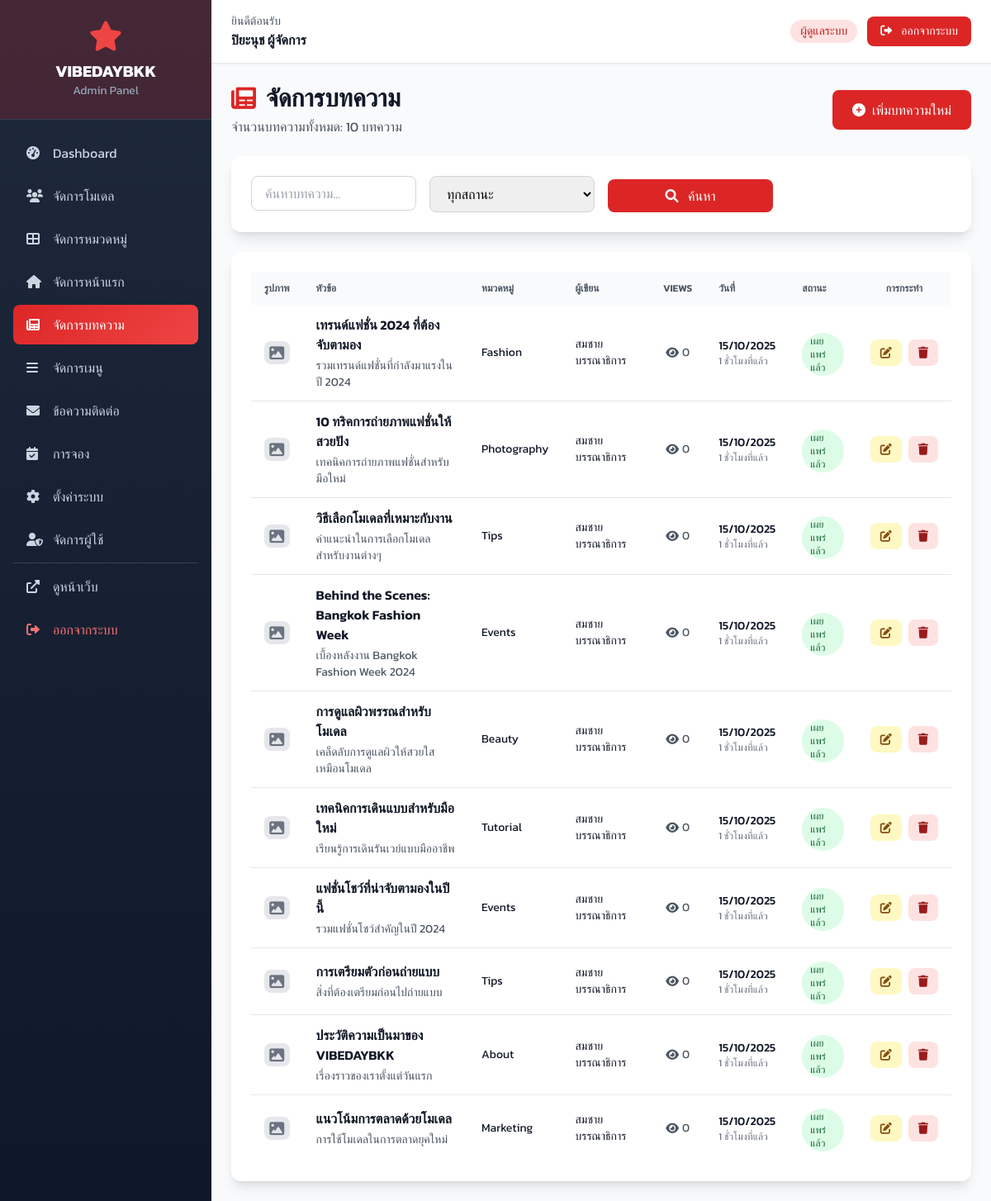
Page /admin/articles/index.php (signed in) on the committed database.
### tables this page shows
CREATE TABLE IF NOT EXISTS articles (
    id INT AUTO_INCREMENT PRIMARY KEY,
    title VARCHAR(255) NOT NULL,
    slug VARCHAR(255) NOT NULL UNIQUE,
    excerpt TEXT,
    content LONGTEXT NOT NULL,
    featured_image VARCHAR(255),
    category VARCHAR(100),
    author_id INT,
    read_time INT DEFAULT 5,
    view_count INT DEFAULT 0,
    status ENUM('draft', 'published', 'archived') DEFAULT 'draft',
    published_at DATETIME,
    created_at TIMESTAMP DEFAULT CURRENT_TIMESTAMP,
    updated_at TIMESTAMP DEFAULT CURRENT_TIMESTAMP ON UPDATE CURRENT_TIMESTAMP,
    FOREIGN KEY (author_id) REFERENCES users(id) ON DELETE SET NULL
);

CREATE TABLE IF NOT EXISTS users (
    id INT AUTO_INCREMENT PRIMARY KEY,
    username VARCHAR(50) NOT NULL UNIQUE,
    password VARCHAR(255) NOT NULL,
    full_name VARCHAR(100) NOT NULL,
    email VARCHAR(100) NOT NULL,
    role ENUM('admin', 'editor') DEFAULT 'editor',
    status ENUM('active', 'inactive') DEFAULT 'active',
    last_login DATETIME NULL,
    created_at TIMESTAMP DEFAULT CURRENT_TIMESTAMP,
    updated_at TIMESTAMP DEFAULT CURRENT_TIMESTAMP ON UPDATE CURRENT_TIMESTAMP
);

### includes/functions.php (called while the page is built, shortened)
<?php
function format_date_thai($date, $format = 'd/m/Y') {
    return date($format, strtotime($date));
}
function time_ago($datetime) {
    $timestamp = strtotime($datetime);
    $diff = time() - $timestamp;
    if ($diff < 60) {
        return 'เมื่อสักครู่';
    } elseif ($diff < 3600) {
        $mins = floor($diff / 60);
        return $mins . ' นาทีที่แล้ว';
    } elseif ($diff < 86400) {
        $hours = floor($diff / 3600);
        return $hours . ' ชั่วโมงที่แล้ว';
    } elseif ($diff < 604800) {
        $days = floor($diff / 86400);
        return $days . ' วันที่แล้ว';
    } else {
        return format_date_thai($datetime);
    }
}
function truncate_text($text, $length = 100, $suffix = '...') {
    return $text;
}
?>

### admin/articles/index.php (the view, shortened to what this page needs)
<?php
require_once '../../includes/config.php';
$search = $_GET['search'] ?? '';
$page = isset($_GET['page']) ? (int)$_GET['page'] : 1;
$per_page = ADMIN_ITEMS_PER_PAGE;
$offset = ($page - 1) * $per_page;
$where = [];
$params = [];
$where_sql = !empty($where) ? 'WHERE ' . implode(' AND ', $where) : '';
$count_sql = "SELECT COUNT(*) as total FROM articles {$where_sql}";
$stmt = $pdo->prepare($count_sql);
$stmt->execute($params);
$total_articles = $stmt->fetch()['total'];
$sql = "SELECT a.*, u.full_name as author_name
        FROM articles a
        LEFT JOIN users u ON a.author_id = u.id
        {$where_sql}
        ORDER BY a.created_at DESC
        LIMIT ? OFFSET ?";
$params[] = $per_page;
$params[] = $offset;
$stmt = $pdo->prepare($sql);
$stmt->execute($params);
$articles = $stmt->fetchAll();
include '../includes/header.php';
?>
<div class="flex flex-col sm:flex-row sm:items-center sm:justify-between mb-6">
    <div>
        <h2 class="text-3xl font-bold text-gray-900 flex items-center">
            <i class="fas fa-newspaper mr-3 text-red-600"></i>จัดการบทความ
        </h2>
        <p class="text-gray-600 mt-1">จำนวนบทความทั้งหมด: <?php echo $total_articles; ?> บทความ</p>
    </div>
    <div class="mt-4 sm:mt-0">
        <a href="add.php" class="inline-flex items-center px-6 py-3 bg-red-600 hover:bg-red-700 text-white rounded-lg transition-colors duration-200 font-medium">
            <i class="fas fa-plus-circle mr-2"></i>เพิ่มบทความใหม่
        </a>
    </div>
</div>
<div class="bg-white rounded-xl shadow-lg p-6 mb-6">
    <form method="GET" class="grid grid-cols-1 sm:grid-cols-2 lg:grid-cols-4 gap-4">
        <div>
            <input type="text"
                   class="w-full px-4 py-2 border border-gray-300 rounded-lg focus:ring-2 focus:ring-red-500 focus:border-red-500 transition-all duration-200"
                   name="search"
                   placeholder="ค้นหาบทความ..."
                   value="<?php echo htmlspecialchars($search); ?>">
        </div>
        <div>
            <select class="w-full px-4 py-2 border border-gray-300 rounded-lg focus:ring-2 focus:ring-red-500 focus:border-red-500 transition-all duration-200" name="status">
                <option value="">ทุกสถานะ</option>
            </select>
        </div>
        <div class="flex items-end">
            <button type="submit" class="w-full bg-red-600 hover:bg-red-700 text-white px-4 py-2 rounded-lg transition-colors duration-200 font-medium">
                <i class="fas fa-search mr-2"></i> ค้นหา
            </button>
        </div>
    </form>
</div>
<div class="bg-white rounded-xl shadow-lg overflow-hidden">
    <div class="p-6">
        <?php if (empty($articles)): ?>
            <div class="text-center py-12">
                <i class="fas fa-newspaper text-6xl text-gray-400 mb-4"></i>
                <h5 class="text-gray-600 text-xl font-medium mb-4">ไม่พบบทความ</h5>
                <a href="add.php" class="inline-flex items-center px-6 py-3 bg-red-600 hover:bg-red-700 text-white rounded-lg transition-colors duration-200 font-medium">
                    <i class="fas fa-plus-circle mr-2"></i>เพิ่มบทความใหม่
                </a>
            </div>
        <?php else: ?>
            <div class="overflow-x-auto">
                <table class="w-full">
                    <thead class="bg-gray-50">
                        <tr>
                            <th class="px-4 py-3 text-left text-xs font-semibold text-gray-600 uppercase">รูปภาพ</th>
                            <th class="px-4 py-3 text-left text-xs font-semibold text-gray-600 uppercase">หัวข้อ</th>
                            <th class="px-4 py-3 text-left text-xs font-semibold text-gray-600 uppercase">หมวดหมู่</th>
                            <th class="px-4 py-3 text-left text-xs font-semibold text-gray-600 uppercase">ผู้เขียน</th>
                            <th class="px-4 py-3 text-center text-xs font-semibold text-gray-600 uppercase">Views</th>
                            <th class="px-4 py-3 text-left text-xs font-semibold text-gray-600 uppercase">วันที่</th>
                            <th class="px-4 py-3 text-left text-xs font-semibold text-gray-600 uppercase">สถานะ</th>
                            <th class="px-4 py-3 text-center text-xs font-semibold text-gray-600 uppercase">การกระทำ</th>
                        </tr>
                    </thead>
                    <tbody class="divide-y divide-gray-200">
                        <?php foreach ($articles as $article): ?>
                        <tr class="hover:bg-gray-50">
                            <td class="px-4 py-3">
                                <?php if ($article['featured_image']): ?>
                                    <img src="<?php echo UPLOADS_URL . '/' . $article['featured_image']; ?>"
                                         class="w-15 h-15 rounded-lg object-cover">
                                <?php else: ?>
                                    <div class="w-15 h-15 bg-gray-200 text-gray-500 rounded-lg flex items-center justify-center">
                                        <i class="fas fa-image text-lg"></i>
                                    </div>
                                <?php endif; ?>
                            </td>
                            <td class="px-4 py-3">
                                <div class="font-semibold text-gray-900"><?php echo truncate_text($article['title'], 50); ?></div>
                                <div class="text-sm text-gray-600 mt-1"><?php echo truncate_text($article['excerpt'], 60); ?></div>
                            </td>
                            <td class="px-4 py-3 text-sm text-gray-900"><?php echo $article['category'] ?: '-'; ?></td>
                            <td class="px-4 py-3 text-sm text-gray-900"><?php echo $article['author_name'] ?: '-'; ?></td>
                            <td class="px-4 py-3 text-center">
                                <div class="flex items-center justify-center text-sm text-gray-600">
                                    <i class="fas fa-eye mr-1"></i> <?php echo $article['view_count']; ?>
                                </div>
                            </td>
                            <td class="px-4 py-3">
                                <div class="text-sm font-medium text-gray-900"><?php echo format_date_thai($article['created_at'], 'd/m/Y'); ?></div>
                                <div class="text-xs text-gray-500"><?php echo time_ago($article['created_at']); ?></div>
                            </td>
                            <td class="px-4 py-3">
                                <?php
                                $status_classes = [
                                    'draft' => 'bg-gray-100 text-gray-800',
                                    'published' => 'bg-green-100 text-green-800',
                                    'archived' => 'bg-red-100 text-red-800'
                                ];
                                $status_texts = [
                                    'draft' => 'แบบร่าง',
                                    'published' => 'เผยแพร่แล้ว',
                                    'archived' => 'เก็บถาวร'
                                ];
                                $status_class = $status_classes[$article['status']] ?? 'bg-gray-100 text-gray-800';
                                $status_text = $status_texts[$article['status']] ?? $article['status'];
                                ?>
                                <span class="inline-flex items-center px-2.5 py-0.5 rounded-full text-xs font-medium <?php echo $status_class; ?>">
                                    <?php echo $status_text; ?>
                                </span>
                            </td>
                            <td class="px-4 py-3 text-center">
                                <div class="flex items-center justify-center space-x-2">
                                    <a href="edit.php?id=<?php echo $article['id']; ?>"
                                       class="inline-flex items-center px-3 py-1.5 bg-yellow-100 hover:bg-yellow-200 text-yellow-800 rounded-lg transition-colors duration-200"
                                       title="แก้ไข">
                                        <i class="fas fa-edit text-sm"></i>
                                    </a>
                                    <a href="delete.php?id=<?php echo $article['id']; ?>"
                                       class="inline-flex items-center px-3 py-1.5 bg-red-100 hover:bg-red-200 text-red-800 rounded-lg transition-colors duration-200 btn-delete"
                                       title="ลบ">
                                        <i class="fas fa-trash text-sm"></i>
                                    </a>
                                </div>
                            </td>
                        </tr>
                        <?php endforeach; ?>
                    </tbody>
                </table>
            </div>
        <?php endif; ?>
    </div>
</div>
<?php include '../includes/footer.php'; ?>

### admin/includes/header.php (style rules this page uses)
body { font-family: 'Kanit', sans-serif; }

### rows in the picture
articles: title "เทรนด์แฟชั่น 2024 ที่ต้องจับตามอง", excerpt "รวมเทรนด์แฟชั่นที่กำลังมาแรงในปี 2024", category "Fashion", author.full_name "สมชาย บรรณาธิการ", view_count "0", created_at "15/10/2025", created_at "1 ชั่วโมงที่แล้ว", status "เผยแพร่แล้ว"
articles: title "10 ทริคการถ่ายภาพแฟชั่นให้สวยปัง", excerpt "เทคนิคการถ่ายภาพแฟชั่นสำหรับมือใหม่", category "Photography", author.full_name "สมชาย บรรณาธิการ", view_count "0", created_at "15/10/2025", created_at "1 ชั่วโมงที่แล้ว", status "เผยแพร่แล้ว"
articles: title "วิธีเลือกโมเดลที่เหมาะกับงาน", excerpt "คำแนะนำในการเลือกโมเดลสำหรับงานต่างๆ", category "Tips", author.full_name "สมชาย บรรณาธิการ", view_count "0", created_at "15/10/2025", created_at "1 ชั่วโมงที่แล้ว", status "เผยแพร่แล้ว"
articles: title "Behind the Scenes: Bangkok Fashion Week", excerpt "เบื้องหลังงาน Bangkok Fashion Week 2024", category "Events", author.full_name "สมชาย บรรณาธิการ", view_count "0", created_at "15/10/2025", created_at "1 ชั่วโมงที่แล้ว", status "เผยแพร่แล้ว"
articles: title "การดูแลผิวพรรณสำหรับโมเดล", excerpt "เคล็ดลับการดูแลผิวให้สวยใสเหมือนโมเดล", category "Beauty", author.full_name "สมชาย บรรณาธิการ", view_count "0", created_at "15/10/2025", created_at "1 ชั่วโมงที่แล้ว", status "เผยแพร่แล้ว"
articles: title "เทคนิคการเดินแบบสำหรับมือใหม่", excerpt "เรียนรู้การเดินรันเวย์แบบมืออาชีพ", category "Tutorial", author.full_name "สมชาย บรรณาธิการ", view_count "0", created_at "15/10/2025", created_at "1 ชั่วโมงที่แล้ว", status "เผยแพร่แล้ว"
articles: title "แฟชั่นโชว์ที่น่าจับตามองในปีนี้", excerpt "รวมแฟชั่นโชว์สำคัญในปี 2024", category "Events", author.full_name "สมชาย บรรณาธิการ", view_count "0", created_at "15/10/2025", created_at "1 ชั่วโมงที่แล้ว", status "เผยแพร่แล้ว"
articles: title "การเตรียมตัวก่อนถ่ายแบบ", excerpt "สิ่งที่ต้องเตรียมก่อนไปถ่ายแบบ", category "Tips", author.full_name "สมชาย บรรณาธิการ", view_count "0", created_at "15/10/2025", created_at "1 ชั่วโมงที่แล้ว", status "เผยแพร่แล้ว"
articles: title "ประวัติความเป็นมาของ VIBEDAYBKK", excerpt "เรื่องราวของเราตั้งแต่วันแรก", category "About", author.full_name "สมชาย บรรณาธิการ", view_count "0", created_at "15/10/2025", created_at "1 ชั่วโมงที่แล้ว", status "เผยแพร่แล้ว"
articles: title "แนวโน้มการตลาดด้วยโมเดล", excerpt "การใช้โมเดลในการตลาดยุคใหม่", category "Marketing", author.full_name "สมชาย บรรณาธิการ", view_count "0", created_at "15/10/2025", created_at "1 ชั่วโมงที่แล้ว", status "เผยแพร่แล้ว"

### other values in the picture
$full_name "ปิยะนุช ผู้จัดการ"
$total_articles "10"
